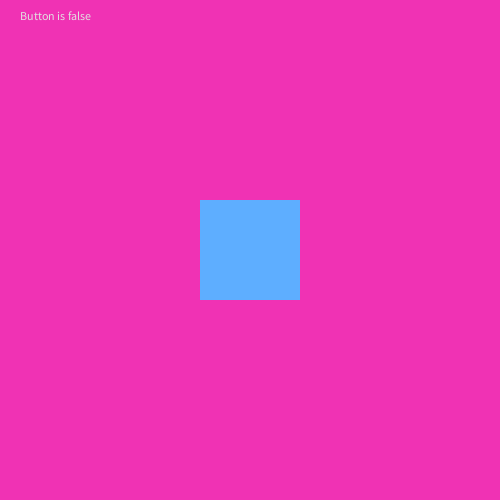
Frame 1 (no input)
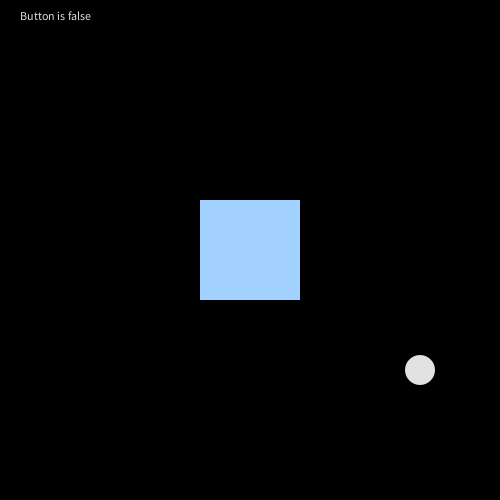
Frame 60 (the mouse pressed at the canvas centre just before this capture)
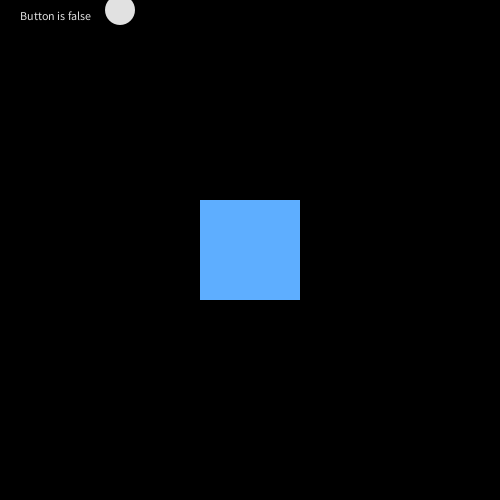
Frame 120 (the mouse held since frame 60 and released just before this capture)

The Processing sketch that drew these frames (run headless with seeded random() and noise(); from frame 60 on, the mouse is pressed at the canvas centre):

// Processing sketch: week_3_weeee
// ── week_3_weeee.pde
boolean isbuttonOn;

int xPos, yPos;
int rectLength;
color rectColor, bgColor, bgOn;
int distance;

float x; 
float y; 
float xSpeed; 
float ySpeed; 
float r, g, b; 
int radius; 
int circleColor;

int textcolor;

void setup() {
  size(500, 500);
  xPos = width/2;
  yPos = height/2;
  rectMode(CENTER);
  rectLength = 100;
  rectColor = color(94, 174, 255);
  bgColor = color(240, 50, 180);
  bgOn = color(255, 225, 255);
  background(bgColor);
  
  radius = 30;
  xSpeed = 5;
  ySpeed = 6;
  
  smooth();
  x = width/2;
  y = height/2;
}

void draw() {
  background(bgColor);
  
  x = x + xSpeed;
  y = y + ySpeed;

  if( x >= (width- radius/2) || x<= radius/2){
    xSpeed = xSpeed *-1; //reverses xDirection
  }
  if( y >= (height-radius/2) || y <= radius/2){
    ySpeed = ySpeed * -1; 
  }
  
  noStroke();
  fill(circleColor);
  ellipse(x, y, radius, radius); 
  
  
  fill(rectColor);
  rect(xPos, yPos, rectLength, rectLength);
  
  distance = int(dist(xPos, yPos, mouseX, mouseY));
  
  if (distance < rectLength/2) {
    rectColor = color(94, 174, 255);
  }else{
    rectColor = color(162, 208, 255);
  }
  
  if (isbuttonOn == true) {
    bgColor = bgOn; 
    circleColor = color(0);
    textcolor = color(0);
    x = random(100, 400);
    y = random(100, 400);
  }else{
    bgColor = 0;
    circleColor = color(225);
    textcolor = color(225);
    
  }
  
  fill(textcolor);
 
  if (isbuttonOn == true) {
    text("this is kinda messed up but Button is " + isbuttonOn, 20, 20);
  }else {
  text("Button is " + isbuttonOn, 20, 20);
  }
 
}

void mousePressed() {
  if (distance < rectLength/2) {
    isbuttonOn = !isbuttonOn;
    println(isbuttonOn);
  }  
}
  
